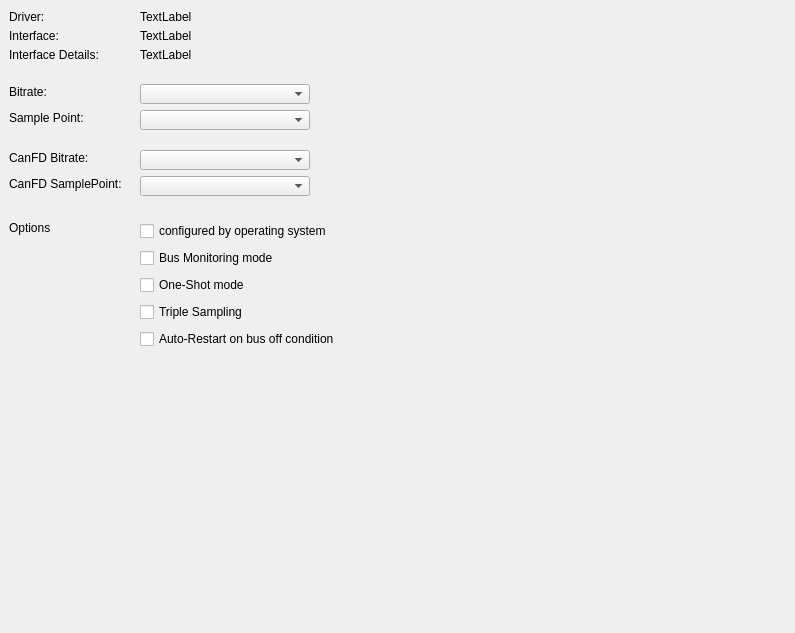
<?xml version="1.0" encoding="UTF-8"?>
<ui version="4.0">
 <class>GenericCanSetupPage</class>
 <widget class="QWidget" name="GenericCanSetupPage">
  <property name="geometry">
   <rect>
    <x>0</x>
    <y>0</y>
    <width>795</width>
    <height>633</height>
   </rect>
  </property>
  <property name="windowTitle">
   <string>Form</string>
  </property>
  <widget class="QLabel" name="label">
   <property name="geometry">
    <rect>
     <x>9</x>
     <y>9</y>
     <width>66</width>
     <height>16</height>
    </rect>
   </property>
   <property name="text">
    <string>Driver:</string>
   </property>
  </widget>
  <widget class="QLabel" name="laDriver">
   <property name="geometry">
    <rect>
     <x>140</x>
     <y>9</y>
     <width>610</width>
     <height>16</height>
    </rect>
   </property>
   <property name="text">
    <string>TextLabel</string>
   </property>
  </widget>
  <widget class="QLabel" name="label_3">
   <property name="geometry">
    <rect>
     <x>9</x>
     <y>28</y>
     <width>82</width>
     <height>16</height>
    </rect>
   </property>
   <property name="text">
    <string>Interface:</string>
   </property>
  </widget>
  <widget class="QLabel" name="laInterface">
   <property name="geometry">
    <rect>
     <x>140</x>
     <y>28</y>
     <width>610</width>
     <height>16</height>
    </rect>
   </property>
   <property name="text">
    <string>TextLabel</string>
   </property>
  </widget>
  <widget class="QLabel" name="label_5">
   <property name="geometry">
    <rect>
     <x>9</x>
     <y>47</y>
     <width>117</width>
     <height>16</height>
    </rect>
   </property>
   <property name="text">
    <string>Interface Details:</string>
   </property>
  </widget>
  <widget class="QLabel" name="laInterfaceDetails">
   <property name="geometry">
    <rect>
     <x>140</x>
     <y>47</y>
     <width>610</width>
     <height>16</height>
    </rect>
   </property>
   <property name="text">
    <string>TextLabel</string>
   </property>
  </widget>
  <widget class="QLabel" name="label_7">
   <property name="geometry">
    <rect>
     <x>9</x>
     <y>84</y>
     <width>69</width>
     <height>16</height>
    </rect>
   </property>
   <property name="text">
    <string>Bitrate:</string>
   </property>
  </widget>
  <widget class="QComboBox" name="cbBitrate">
   <property name="geometry">
    <rect>
     <x>140</x>
     <y>84</y>
     <width>170</width>
     <height>20</height>
    </rect>
   </property>
  </widget>
  <widget class="QLabel" name="label_8">
   <property name="geometry">
    <rect>
     <x>9</x>
     <y>110</y>
     <width>98</width>
     <height>16</height>
    </rect>
   </property>
   <property name="text">
    <string>Sample Point:</string>
   </property>
  </widget>
  <widget class="QComboBox" name="cbSamplePoint">
   <property name="geometry">
    <rect>
     <x>140</x>
     <y>110</y>
     <width>170</width>
     <height>20</height>
    </rect>
   </property>
  </widget>
  <widget class="QLabel" name="label_9">
   <property name="geometry">
    <rect>
     <x>9</x>
     <y>150</y>
     <width>104</width>
     <height>16</height>
    </rect>
   </property>
   <property name="text">
    <string>CanFD Bitrate:</string>
   </property>
  </widget>
  <widget class="QComboBox" name="cbBitrateFD">
   <property name="geometry">
    <rect>
     <x>140</x>
     <y>150</y>
     <width>170</width>
     <height>20</height>
    </rect>
   </property>
  </widget>
  <widget class="QLabel" name="label_10">
   <property name="geometry">
    <rect>
     <x>9</x>
     <y>176</y>
     <width>130</width>
     <height>16</height>
    </rect>
   </property>
   <property name="text">
    <string>CanFD SamplePoint:</string>
   </property>
  </widget>
  <widget class="QComboBox" name="cbSamplePointFD">
   <property name="geometry">
    <rect>
     <x>140</x>
     <y>176</y>
     <width>170</width>
     <height>20</height>
    </rect>
   </property>
  </widget>
  <widget class="QLabel" name="label_11">
   <property name="geometry">
    <rect>
     <x>9</x>
     <y>220</y>
     <width>41</width>
     <height>16</height>
    </rect>
   </property>
   <property name="text">
    <string>Options:</string>
   </property>
  </widget>
  <widget class="QWidget" name="verticalLayoutWidget">
   <property name="geometry">
    <rect>
     <x>140</x>
     <y>220</y>
     <width>411</width>
     <height>131</height>
    </rect>
   </property>
   <layout class="QVBoxLayout" name="vbOptions">
    <item>
     <widget class="QCheckBox" name="cbConfigOS">
      <property name="text">
       <string>configured by operating system</string>
      </property>
     </widget>
    </item>
    <item>
     <widget class="QCheckBox" name="cbListenOnly">
      <property name="text">
       <string>Bus Monitoring mode</string>
      </property>
     </widget>
    </item>
    <item>
     <widget class="QCheckBox" name="cbOneShot">
      <property name="text">
       <string>One-Shot mode</string>
      </property>
     </widget>
    </item>
    <item>
     <widget class="QCheckBox" name="cbTripleSampling">
      <property name="text">
       <string>Triple Sampling</string>
      </property>
     </widget>
    </item>
    <item>
     <widget class="QCheckBox" name="cbAutoRestart">
      <property name="text">
       <string>Auto-Restart on bus off condition</string>
      </property>
     </widget>
    </item>
   </layout>
  </widget>
 </widget>
 <resources/>
 <connections/>
</ui>
